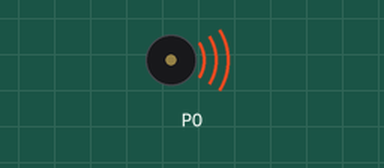
Bench run of a program on a simulated BBC micro:bit (MakeCode). Shown: buzzer (waves = sounding).

Above: at 0.2 s.
Timing chart, 0 to 3.0 s (numbered marks = the images above):
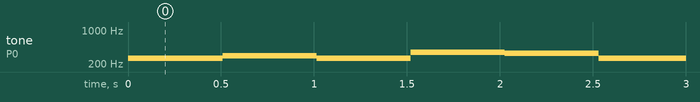

Measured:
- by itself, tone on P0: plays 262 Hz for 0.51 s, 294 Hz for 0.51 s, 262 Hz for 0.51 s, 349 Hz for 0.51 s, 330 Hz for 0.51 s, 262 Hz for 0.51 s … (257 notes in this stretch)

The program:

main.ts
```typescript
basic.forever(function () {
    music.play(music.tonePlayable(262, music.beat(BeatFraction.Half)), music.PlaybackMode.UntilDone)
    music.play(music.tonePlayable(262, music.beat(BeatFraction.Half)), music.PlaybackMode.UntilDone)
    music.play(music.tonePlayable(294, music.beat(BeatFraction.Whole)), music.PlaybackMode.UntilDone)
    music.play(music.tonePlayable(262, music.beat(BeatFraction.Whole)), music.PlaybackMode.UntilDone)
    music.play(music.tonePlayable(349, music.beat(BeatFraction.Whole)), music.PlaybackMode.UntilDone)
    music.play(music.tonePlayable(330, music.beat(BeatFraction.Whole)), music.PlaybackMode.UntilDone)
    music.play(music.tonePlayable(262, music.beat(BeatFraction.Half)), music.PlaybackMode.UntilDone)
    music.play(music.tonePlayable(262, music.beat(BeatFraction.Half)), music.PlaybackMode.UntilDone)
    music.play(music.tonePlayable(294, music.beat(BeatFraction.Whole)), music.PlaybackMode.UntilDone)
    music.play(music.tonePlayable(262, music.beat(BeatFraction.Whole)), music.PlaybackMode.UntilDone)
    music.play(music.tonePlayable(392, music.beat(BeatFraction.Whole)), music.PlaybackMode.UntilDone)
    music.play(music.tonePlayable(349, music.beat(BeatFraction.Whole)), music.PlaybackMode.UntilDone)
    music.play(music.tonePlayable(262, music.beat(BeatFraction.Half)), music.PlaybackMode.UntilDone)
    music.play(music.tonePlayable(262, music.beat(BeatFraction.Half)), music.PlaybackMode.UntilDone)
    music.play(music.tonePlayable(523, music.beat(BeatFraction.Whole)), music.PlaybackMode.UntilDone)
    music.play(music.tonePlayable(440, music.beat(BeatFraction.Whole)), music.PlaybackMode.UntilDone)
    music.play(music.tonePlayable(349, music.beat(BeatFraction.Whole)), music.PlaybackMode.UntilDone)
    music.play(music.tonePlayable(330, music.beat(BeatFraction.Whole)), music.PlaybackMode.UntilDone)
    music.play(music.tonePlayable(294, music.beat(BeatFraction.Whole)), music.PlaybackMode.UntilDone)
    music.play(music.tonePlayable(466, music.beat(BeatFraction.Half)), music.PlaybackMode.UntilDone)
    music.play(music.tonePlayable(466, music.beat(BeatFraction.Half)), music.PlaybackMode.UntilDone)
    music.play(music.tonePlayable(440, music.beat(BeatFraction.Whole)), music.PlaybackMode.UntilDone)
    music.play(music.tonePlayable(349, music.beat(BeatFraction.Whole)), music.PlaybackMode.UntilDone)
    music.play(music.tonePlayable(392, music.beat(BeatFraction.Whole)), music.PlaybackMode.UntilDone)
    music.play(music.tonePlayable(349, music.beat(BeatFraction.Whole)), music.PlaybackMode.UntilDone)
})
```

test.ts
```typescript
// os teses vão aqui; isto não será compilado quando este pacote for usado como extensão.
```
